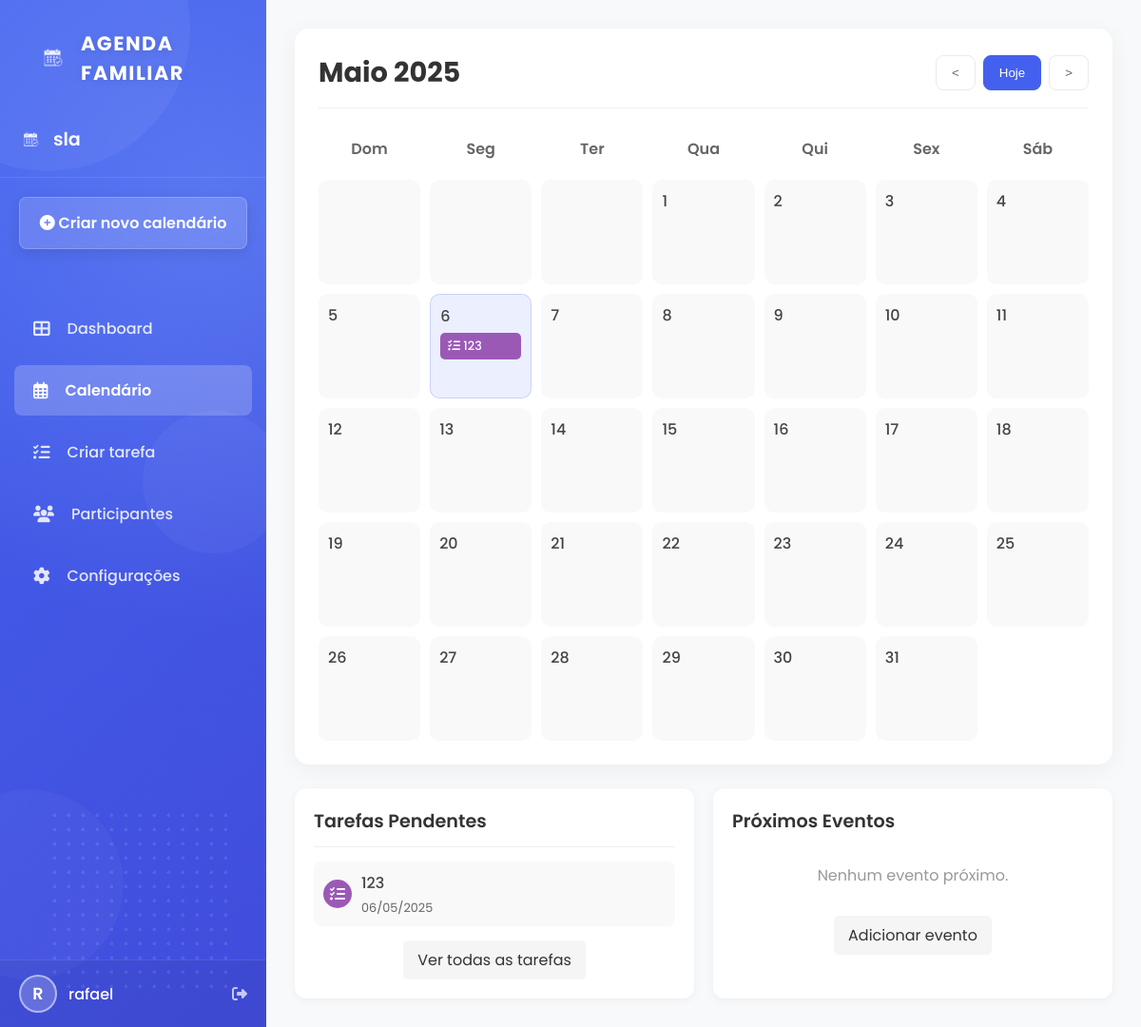
The page /calendar (signed in) on the database as committed earlier.
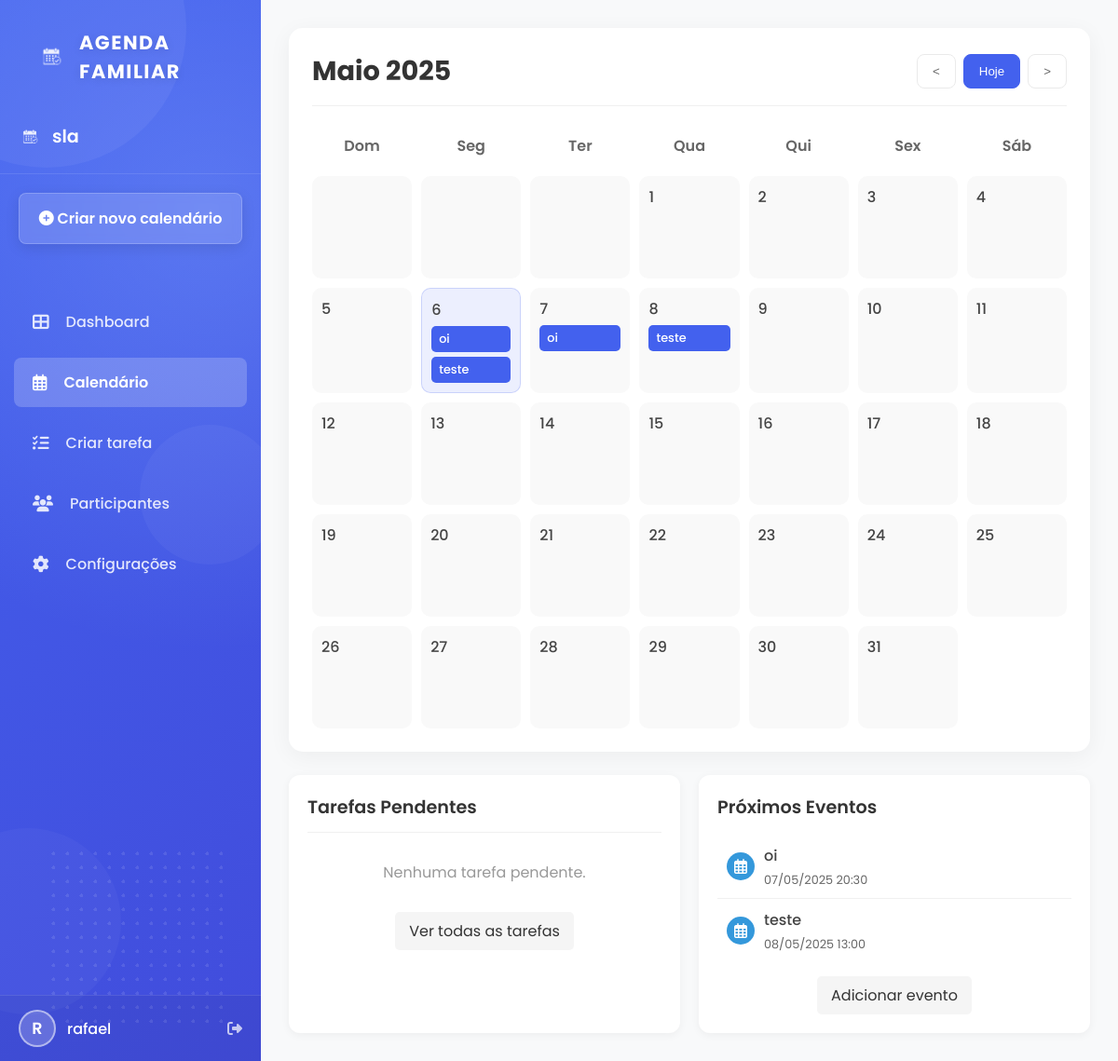
The same page on the database as committed later.
### backend/models/models.py (models this page shows)
class Task(db.Model):
    id = db.Column(db.Integer, primary_key=True)
    title = db.Column(db.String(120), nullable=False)
    description = db.Column(db.Text, nullable=True)
    due_date = db.Column(db.DateTime, nullable=True)
    completed = db.Column(db.Boolean, default=False)
    created_at = db.Column(db.DateTime, nullable=False, default=datetime.utcnow)
    user_id = db.Column(db.Integer, db.ForeignKey('user.id'), nullable=False)
    family_id = db.Column(db.Integer, db.ForeignKey('family.id'), nullable=False)
    assigned_to_id = db.Column(db.Integer, db.ForeignKey('user.id'), nullable=True)
    user = db.relationship('User', foreign_keys=[user_id], backref='created_tasks')
    family = db.relationship('Family', backref='tasks')
    assigned_to = db.relationship('User', foreign_keys=[assigned_to_id], backref='assigned_tasks')

class Event(db.Model):
    id = db.Column(db.Integer, primary_key=True)
    title = db.Column(db.String(100), nullable=False)
    description = db.Column(db.Text, nullable=True)
    start_time = db.Column(db.DateTime, nullable=False)
    end_time = db.Column(db.DateTime, nullable=False)
    created_at = db.Column(db.DateTime, nullable=False, default=datetime.utcnow)
    user_id = db.Column(db.Integer, db.ForeignKey('user.id'), nullable=False)
    family_id = db.Column(db.Integer, db.ForeignKey('family.id'), nullable=False)

### backend/routes/routes.py (the view, shortened to what this page needs)
@main.route('/')
@main.route('/calendar')
@login_required
def calendar():
    today = date.today()
    year = request.args.get('year', type=int, default=today.year)
    month = request.args.get('month', type=int, default=today.month)
    if month < 1 or month > 12:
        month = today.month
    if year < 2000 or year > 2100:  # Limites arbitrários
        year = today.year
    first_day_of_month = cal_module.monthrange(year, month)[0]
    days_in_month = cal_module.monthrange(year, month)[1]
    start_date = datetime(year, month, 1)
    if month == 12:
        end_date = datetime(year + 1, 1, 1)
    else:
        end_date = datetime(year, month + 1, 1)
    events = Event.query.filter_by(family_id=current_user.family_id).all()
    tasks = Task.query.filter_by(family_id=current_user.family_id, completed=False).all()
    upcoming_events = [event for event in events if event.start_time >= datetime.now()]
    upcoming_events.sort(key=lambda x: x.start_time)
    upcoming_events = upcoming_events[:5]
    pending_tasks = Task.query.filter_by(family_id=current_user.family_id, completed=False).order_by(Task.due_date.asc()).limit(5).all()
    return render_template('calendar/calendar.html',
                          events=events,
                          tasks=tasks,
                          upcoming_events=upcoming_events,
                          pending_tasks=pending_tasks,
                          days_in_month=days_in_month,
                          first_day_of_month=first_day_of_month,
                          current_year=year,
                          current_month=month,
                          today=today)

### backend/__init__.py (called while the page is built)
def create_app():
    load_dotenv()
    app = Flask(__name__,
                template_folder='../frontend/templates',
                static_folder='../frontend/static')
    app.config['SECRET_KEY'] = os.environ.get('SECRET_KEY', 'default-secret-key')
    app.config['SQLALCHEMY_DATABASE_URI'] = 'sqlite:///calendario.db'
    app.config['SQLALCHEMY_TRACK_MODIFICATIONS'] = False
    db.init_app(app)
    login_manager.init_app(app)
    csrf.init_app(app)
    with app.app_context():
        from backend.routes.routes import main
        app.register_blueprint(main)
    @app.context_processor
    def inject_now():
        return {'now': datetime.utcnow()}
    return app

### backend/models/models.py (called while the page is built)
@login_manager.user_loader
def load_user(user_id):
    return User.query.get(int(user_id))

### frontend/templates/calendar/calendar.html (shortened to what the changed rows need)
{% extends "layout/app_layout.html" %}
{% block content %}
{% if no_family %}
    <div class="form-container" style="text-align: center;">
        <h2 class="empty-state-title">Você ainda não participa de nenhum calendário</h2>
        <p class="form-info">Entre em um grupo para começar a usar a Agenda Familiar!</p>
        <div class="form-actions">
            <a href="{{ url_for('main.create_family') }}" class="btn btn-primary">Criar grupo</a>
            <a href="{{ url_for('main.join_family_page') }}" class="btn btn-secondary">Entrar em grupo</a>
        </div>
    </div>
{% else %}
    <div class="calendar-container">
                {% set months = ['Janeiro', 'Fevereiro', 'Março', 'Abril', 'Maio', 'Junho', 'Julho', 'Agosto', 'Setembro', 'Outubro', 'Novembro', 'Dezembro'] %}
        <div class="calendar-grid">
            <div class="calendar-day-header">Dom</div>
            <div class="calendar-day-header">Seg</div>
            <div class="calendar-day-header">Ter</div>
            <div class="calendar-day-header">Qua</div>
            <div class="calendar-day-header">Qui</div>
            <div class="calendar-day-header">Sex</div>
            <div class="calendar-day-header">Sáb</div>
            {% for i in range(first_day_of_month) %}
                <div class="calendar-day"></div>
            {% endfor %}
            {% for day in range(1, days_in_month + 1) %}
                <div class="calendar-day {% if today and day == today.day and current_month == today.month and current_year == today.year %}today{% endif %}">
                    {{ day }}
                    {% for event in events %}
                        {% if event.start_time.day == day and event.start_time.month == current_month and event.start_time.year == current_year %}
                            <div class="calendar-event" onclick="location.href='{{ url_for('main.edit_event', event_id=event.id) }}'">
                                {{ event.title }}
                            </div>
                        {% endif %}
                    {% endfor %}
                    {% for task in tasks %}
                        {% if task.due_date and task.due_date.day == day and task.due_date.month == current_month and task.due_date.year == current_year %}
                            <div class="calendar-task" onclick="location.href='{{ url_for('main.tasks') }}'">
                                <i class="fas fa-tasks"></i> {{ task.title }}
                            </div>
                        {% endif %}
                    {% endfor %}
                </div>
            {% endfor %}
        </div>
    </div>
    <div class="side-panel">
        <div class="tasks-panel">
            <h3 class="tasks-title">Tarefas Pendentes</h3>
            {% if pending_tasks %}
                <ul class="tasks-list">
                    {% for task in pending_tasks %}
                        <li class="task-item">
                            <span class="task-icon"><i class="fas fa-tasks"></i></span>
                            <div class="task-content">
                                <span class="task-title">{{ task.title }}</span>
                                <span class="task-date">{{ task.due_date.strftime('%d/%m/%Y') }}</span>
                            </div>
                        </li>
                    {% endfor %}
                </ul>
            {% else %}
                <p class="empty-state">Nenhuma tarefa pendente.</p>
            {% endif %}
            <div class="panel-actions">
                <a href="{{ url_for('main.tasks') }}" class="panel-action-btn">Ver todas as tarefas</a>
            </div>
        </div>
        <div class="events-panel">
            <h3 class="events-title">Próximos Eventos</h3>
            {% if upcoming_events %}
                <ul class="events-list">
                    {% for event in upcoming_events %}
                        <li class="event-item">
                            <span class="event-icon"><i class="far fa-calendar-alt"></i></span>
                            <div class="event-content">
                                <span class="event-title">{{ event.title }}</span>
                                <span class="event-date">{{ event.start_time.strftime('%d/%m/%Y %H:%M') }}</span>
                            </div>
                        </li>
                    {% endfor %}
                </ul>
            {% else %}
                <p class="empty-state">Nenhum evento próximo.</p>
            {% endif %}
            <div class="panel-actions">
                <a href="{{ url_for('main.new_event') }}" class="panel-action-btn">Adicionar evento</a>
            </div>
        </div>
    </div>
{% endif %}
{% endblock %}

Rows that differ between the two databases and show on the page:
removed Task: title "123", due_date "06/05/2025"
added Event: title "oi", shown under "6"
added Event: title "teste", shown under "6"
added Event: title "oi", start_time "07/05/2025 20:30"
added Event: title "teste", start_time "08/05/2025 13:00"
Other text that changed with them:
text no longer shown: "Nenhum evento próximo."
text now shown: "Nenhuma tarefa pendente."
